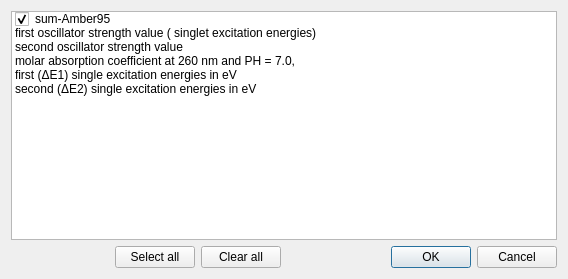
<?xml version="1.0" encoding="UTF-8"?>
<ui version="4.0">
 <class>PondRNA</class>
 <widget class="QDialog" name="PondRNA">
  <property name="geometry">
   <rect>
    <x>0</x>
    <y>0</y>
    <width>568</width>
    <height>279</height>
   </rect>
  </property>
  <property name="windowTitle">
   <string>Ponderations</string>
  </property>
  <property name="windowIcon">
   <iconset resource="reso.qrc">
    <normaloff>:/newPrefix/RNA_2_Icon.ico</normaloff>:/newPrefix/RNA_2_Icon.ico</iconset>
  </property>
  <layout class="QVBoxLayout" name="verticalLayout">
   <item>
    <widget class="QListWidget" name="listWidget">
     <item>
      <property name="text">
       <string>sum-Amber95</string>
      </property>
      <property name="checkState">
       <enum>Checked</enum>
      </property>
     </item>
     <item>
      <property name="text">
       <string>first oscillator strength value ( singlet excitation energies)</string>
      </property>
      <property name="checkState">
       <enum>Unchecked</enum>
      </property>
     </item>
     <item>
      <property name="text">
       <string>second oscillator strength value</string>
      </property>
      <property name="checkState">
       <enum>Unchecked</enum>
      </property>
     </item>
     <item>
      <property name="text">
       <string>molar absorption coefficient at 260 nm and PH = 7.0,</string>
      </property>
      <property name="checkState">
       <enum>Unchecked</enum>
      </property>
     </item>
     <item>
      <property name="text">
       <string>first (ΔE1) single excitation energies in eV</string>
      </property>
      <property name="checkState">
       <enum>Unchecked</enum>
      </property>
     </item>
     <item>
      <property name="text">
       <string>second (ΔE2) single excitation energies in eV</string>
      </property>
      <property name="checkState">
       <enum>Unchecked</enum>
      </property>
     </item>
    </widget>
   </item>
   <item>
    <layout class="QHBoxLayout" name="horizontalLayout_2">
     <item>
      <layout class="QHBoxLayout" name="horizontalLayout">
       <item>
        <spacer name="horizontalSpacer">
         <property name="orientation">
          <enum>Qt::Horizontal</enum>
         </property>
         <property name="sizeHint" stdset="0">
          <size>
           <width>40</width>
           <height>20</height>
          </size>
         </property>
        </spacer>
       </item>
       <item>
        <widget class="QPushButton" name="Select_all">
         <property name="text">
          <string>Select all</string>
         </property>
        </widget>
       </item>
       <item>
        <widget class="QPushButton" name="Clear_all">
         <property name="text">
          <string>Clear all</string>
         </property>
        </widget>
       </item>
      </layout>
     </item>
     <item>
      <widget class="QDialogButtonBox" name="buttonBox">
       <property name="orientation">
        <enum>Qt::Horizontal</enum>
       </property>
       <property name="standardButtons">
        <set>QDialogButtonBox::Cancel|QDialogButtonBox::Ok</set>
       </property>
      </widget>
     </item>
    </layout>
   </item>
  </layout>
 </widget>
 <resources>
  <include location="reso.qrc"/>
 </resources>
 <connections>
  <connection>
   <sender>buttonBox</sender>
   <signal>accepted()</signal>
   <receiver>PondRNA</receiver>
   <slot>accept()</slot>
   <hints>
    <hint type="sourcelabel">
     <x>505</x>
     <y>255</y>
    </hint>
    <hint type="destinationlabel">
     <x>157</x>
     <y>274</y>
    </hint>
   </hints>
  </connection>
  <connection>
   <sender>buttonBox</sender>
   <signal>rejected()</signal>
   <receiver>PondRNA</receiver>
   <slot>reject()</slot>
   <hints>
    <hint type="sourcelabel">
     <x>316</x>
     <y>260</y>
    </hint>
    <hint type="destinationlabel">
     <x>286</x>
     <y>274</y>
    </hint>
   </hints>
  </connection>
 </connections>
</ui>
